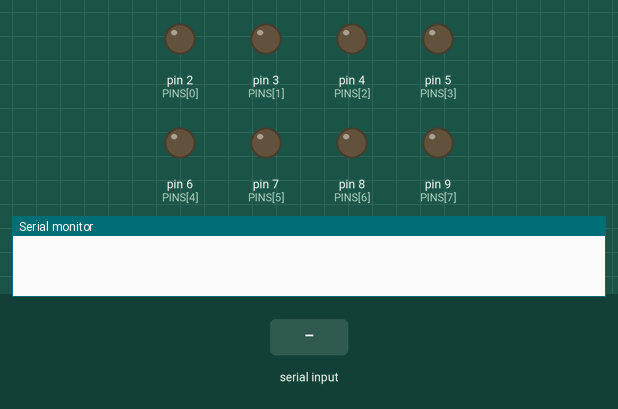
Simulated run of this sketch. Board: Arduino Uno, built with avr-gcc and run on an emulated ATmega328P. Shown: output pins drawn as LEDs (lit = HIGH), the last lines printed to the serial monitor. Inputs (shaded band) come from the test bench.

Above: at 1.2 s.
1.3 s: "LED::45\n" received over Serial
At 2.0 s:
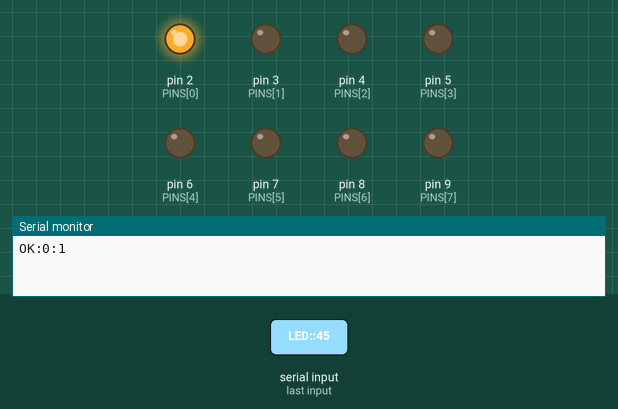
2.8 s: "STATUS\n" received over Serial
Timing chart, 0 to 5.8 s (numbered marks = the images above; inputs shaded):
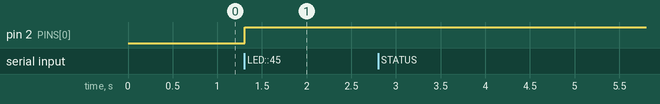

Measured:
- after the input at 1.3 s, pin 2 (PINS[0]): LOW → HIGH at once

The sketch:

led_control.ino
```cpp
// 8 LEDs on digital pins 2–9
// Circuit: pin → 220Ω resistor → LED anode → LED cathode → GND
//
// Serial protocol (9600 baud, newline-terminated):
//   PC → Arduino:  "LED:N:S\n"      N=0–7, S=0 or 1
//   PC → Arduino:  "STATUS\n"
//   Arduino → PC:  "OK:N:S\n"       after LED command
//   Arduino → PC:  "STATE:s0,s1,…,s7\n"  after STATUS

const int NUM_LEDS = 8;
const int PINS[NUM_LEDS] = {2, 3, 4, 5, 6, 7, 8, 9};
int state[NUM_LEDS] = {0};

void setup() {
  Serial.begin(9600);
  for (int i = 0; i < NUM_LEDS; i++) {
    pinMode(PINS[i], OUTPUT);
    digitalWrite(PINS[i], LOW);
  }
}

void sendState() {
  Serial.print("STATE:");
  for (int i = 0; i < NUM_LEDS; i++) {
    Serial.print(state[i]);
    if (i < NUM_LEDS - 1) Serial.print(',');
  }
  Serial.println();
}

void loop() {
  if (!Serial.available()) return;

  String line = Serial.readStringUntil('\n');
  line.trim();

  if (line == "STATUS") {
    sendState();
    return;
  }

  if (line.startsWith("LED:")) {
    // "LED:N:S"
    int c1 = line.indexOf(':', 4);
    if (c1 < 0) return;
    int n = line.substring(4, c1).toInt();
    int s = line.substring(c1 + 1).toInt();
    if (n < 0 || n >= NUM_LEDS) return;
    state[n] = s ? 1 : 0;
    digitalWrite(PINS[n], state[n] ? HIGH : LOW);
    Serial.print("OK:");
    Serial.print(n);
    Serial.print(':');
    Serial.println(state[n]);
  }
}
```
